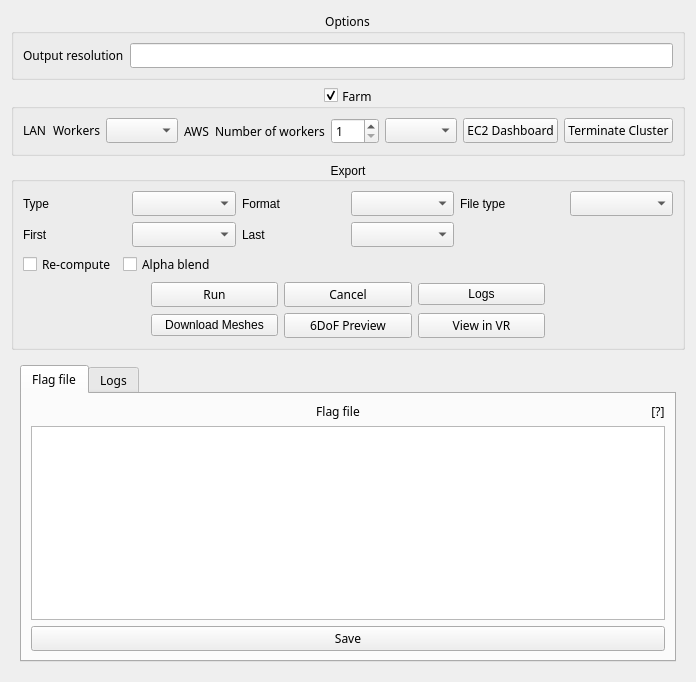
           <widget class="QWidget" name="t_export">
            <attribute name="title">
             <string>4. Export</string>
            </attribute>
            <layout class="QGridLayout" name="gridLayout_9">
             <item row="0" column="0">
              <widget class="QGroupBox" name="gb_export_options">
               <property name="font">
                <font>
                 <family>.SF NS Text</family>
                </font>
               </property>
               <property name="title">
                <string>Options</string>
               </property>
               <property name="alignment">
                <set>Qt::AlignCenter</set>
               </property>
               <layout class="QGridLayout" name="gridLayout_26">
                <item row="0" column="0">
                 <layout class="QHBoxLayout" name="horizontalLayout_8" stretch="0,0">
                  <item>
                   <widget class="QLabel" name="label_export_options_res">
                    <property name="text">
                     <string>Output resolution</string>
                    </property>
                   </widget>
                  </item>
                  <item>
                   <widget class="QLineEdit" name="val_export_options_res"/>
                  </item>
                 </layout>
                </item>
               </layout>
              </widget>
             </item>
             <item row="1" column="0">
              <widget class="QGroupBox" name="gb_export_farm">
               <property name="font">
                <font>
                 <family>.SF NS Text</family>
                </font>
               </property>
               <property name="title">
                <string>Farm</string>
               </property>
               <property name="alignment">
                <set>Qt::AlignCenter</set>
               </property>
               <property name="checkable">
                <bool>true</bool>
               </property>
               <layout class="QGridLayout" name="gridLayout_25">
                <item row="0" column="0">
                 <widget class="QWidget" name="w_export_farm_lan" native="true">
                  <layout class="QGridLayout" name="gridLayout_23">
                   <property name="leftMargin">
                    <number>0</number>
                   </property>
                   <property name="topMargin">
                    <number>0</number>
                   </property>
                   <property name="rightMargin">
                    <number>0</number>
                   </property>
                   <property name="bottomMargin">
                    <number>0</number>
                   </property>
                   <item row="0" column="0">
                    <layout class="QGridLayout" name="gridLayout_99">
                     <item row="0" column="1">
                      <layout class="QHBoxLayout" name="horizontalLayout_26">
                       <item>
                        <widget class="QLabel" name="label_export_farm_workers">
                         <property name="text">
                          <string>Workers</string>
                         </property>
                        </widget>
                       </item>
                       <item>
                        <widget class="ComboBoxCheckable" name="dd_export_farm_workers">
                         <property name="font">
                          <font>
                           <family>.SF NS Text</family>
                          </font>
                         </property>
                        </widget>
                       </item>
                      </layout>
                     </item>
                     <item row="0" column="0">
                      <widget class="QLabel" name="label_export_farm_lan">
                       <property name="text">
                        <string>LAN</string>
                       </property>
                      </widget>
                     </item>
                    </layout>
                   </item>
                  </layout>
                 </widget>
                </item>
                <item row="0" column="1">
                 <widget class="QWidget" name="w_export_farm_s3" native="true">
                  <layout class="QGridLayout" name="gridLayout_18">
                   <property name="leftMargin">
                    <number>0</number>
                   </property>
                   <property name="topMargin">
                    <number>0</number>
                   </property>
                   <property name="rightMargin">
                    <number>0</number>
                   </property>
                   <property name="bottomMargin">
                    <number>0</number>
                   </property>
                   <item row="0" column="0">
                    <layout class="QGridLayout" name="gridLayout_28">
                     <item row="0" column="0">
                      <widget class="QLabel" name="label_export_farm_aws">
                       <property name="text">
                        <string>AWS</string>
                       </property>
                      </widget>
                     </item>
                     <item row="0" column="1">
                      <layout class="QGridLayout" name="gridLayout_30">
                       <item row="0" column="0">
                        <widget class="QLabel" name="label_export_farm_num_workers">
                         <property name="text">
                          <string>Number of workers</string>
                         </property>
                        </widget>
                       </item>
                       <item row="0" column="1">
                        <widget class="QSpinBox" name="spin_export_farm_num_workers">
                         <property name="minimum">
                          <number>1</number>
                         </property>
                         <property name="maximum">
                          <number>999</number>
                         </property>
                        </widget>
                       </item>
                      </layout>
                     </item>
                     <item row="0" column="2">
                      <widget class="QComboBox" name="dd_export_farm_ec2"/>
                     </item>
                     <item row="0" column="4">
                      <widget class="QPushButton" name="btn_export_farm_terminate_cluster">
                       <property name="text">
                        <string>Terminate Cluster</string>
                       </property>
                      </widget>
                     </item>
                     <item row="0" column="3">
                      <widget class="QPushButton" name="btn_export_farm_ec2_dashboard">
                       <property name="text">
                        <string>EC2 Dashboard</string>
                       </property>
                      </widget>
                     </item>
                    </layout>
                   </item>
                  </layout>
                 </widget>
                </item>
               </layout>
              </widget>
             </item>
             <item row="2" column="0">
              <widget class="QGroupBox" name="gb_export_data">
               <property name="title">
                <string>Export</string>
               </property>
               <property name="alignment">
                <set>Qt::AlignCenter</set>
               </property>
               <property name="checkable">
                <bool>false</bool>
               </property>
               <layout class="QGridLayout" name="gridLayout_29">
                <item row="0" column="0">
                 <layout class="QGridLayout" name="gridLayout_27">
                  <item row="0" column="0">
                   <widget class="QLabel" name="label_export_data_data_color">
                    <property name="text">
                     <string>Type</string>
                    </property>
                   </widget>
                  </item>
                  <item row="0" column="1">
                   <widget class="QComboBox" name="dd_export_data_type">
                    <property name="font">
                     <font>
                      <family>.SF NS Text</family>
                     </font>
                    </property>
                   </widget>
                  </item>
                  <item row="0" column="2">
                   <widget class="QLabel" name="label_export_data_format">
                    <property name="text">
                     <string>Format</string>
                    </property>
                   </widget>
                  </item>
                  <item row="0" column="3">
                   <widget class="QComboBox" name="dd_export_data_format">
                    <property name="font">
                     <font>
                      <family>.SF NS Text</family>
                     </font>
                    </property>
                   </widget>
                  </item>
                  <item row="0" column="4">
                   <widget class="QLabel" name="label_export_data_file_type">
                    <property name="text">
                     <string>File type</string>
                    </property>
                   </widget>
                  </item>
                  <item row="0" column="5">
                   <widget class="QComboBox" name="dd_export_data_file_type">
                    <property name="font">
                     <font>
                      <family>.SF NS Text</family>
                     </font>
                    </property>
                   </widget>
                  </item>
                  <item row="1" column="0">
                   <widget class="QLabel" name="label_export_data_first">
                    <property name="text">
                     <string>First</string>
                    </property>
                   </widget>
                  </item>
                  <item row="1" column="1">
                   <widget class="ComboBoxAutocomplete" name="dd_export_data_first">
                    <property name="font">
                     <font>
                      <family>.SF NS Text</family>
                     </font>
                    </property>
                   </widget>
                  </item>
                  <item row="1" column="2">
                   <widget class="QLabel" name="label_export_data_last">
                    <property name="text">
                     <string>Last</string>
                    </property>
                   </widget>
                  </item>
                  <item row="1" column="3">
                   <widget class="ComboBoxAutocomplete" name="dd_export_data_last">
                    <property name="font">
                     <font>
                      <family>.SF NS Text</family>
                     </font>
                    </property>
                   </widget>
                  </item>
                 </layout>
                </item>
                <item row="1" column="0">
                 <layout class="QHBoxLayout" name="horizontalLayout_3">
                  <item>
                   <widget class="QCheckBox" name="cb_export_recompute">
                    <property name="font">
                     <font>
                      <family>.SF NS Text</family>
                     </font>
                    </property>
                    <property name="text">
                     <string>Re-compute</string>
                    </property>
                   </widget>
                  </item>
                  <item>
                   <widget class="QCheckBox" name="cb_export_alpha_blend">
                    <property name="font">
                     <font>
                      <family>.SF NS Text</family>
                     </font>
                    </property>
                    <property name="text">
                     <string>Alpha blend</string>
                    </property>
                   </widget>
                  </item>
                  <item>
                   <spacer name="horizontalSpacer">
                    <property name="orientation">
                     <enum>Qt::Horizontal</enum>
                    </property>
                    <property name="sizeHint" stdset="0">
                     <size>
                      <width>40</width>
                      <height>20</height>
                     </size>
                    </property>
                   </spacer>
                  </item>
                 </layout>
                </item>
                <item row="2" column="0">
                 <layout class="QGridLayout" name="gridLayout_44" columnstretch="1,1,1,1,1">
                  <item row="0" column="2">
                   <widget class="QPushButton" name="btn_export_data_cancel">
                    <property name="font">
                     <font>
                      <family>.SF NS Text</family>
                     </font>
                    </property>
                    <property name="toolTipDuration">
                     <number>5</number>
                    </property>
                    <property name="text">
                     <string>Cancel</string>
                    </property>
                   </widget>
                  </item>
                  <item row="0" column="1">
                   <widget class="QPushButton" name="btn_export_data_run">
                    <property name="font">
                     <font>
                      <family>.SF NS Text</family>
                     </font>
                    </property>
                    <property name="toolTipDuration">
                     <number>5</number>
                    </property>
                    <property name="text">
                     <string>Run</string>
                    </property>
                   </widget>
                  </item>
                  <item row="0" column="0">
                   <spacer name="horizontalSpacer_2">
                    <property name="orientation">
                     <enum>Qt::Horizontal</enum>
                    </property>
                    <property name="sizeHint" stdset="0">
                     <size>
                      <width>40</width>
                      <height>20</height>
                     </size>
                    </property>
                   </spacer>
                  </item>
                  <item row="0" column="3">
                   <widget class="QPushButton" name="btn_export_data_logs">
                    <property name="text">
                     <string>Logs</string>
                    </property>
                   </widget>
                  </item>
                  <item row="1" column="1">
                   <widget class="QPushButton" name="btn_export_data_download_meshes">
                    <property name="text">
                     <string>Download Meshes</string>
                    </property>
                   </widget>
                  </item>
                  <item row="1" column="2">
                   <widget class="QPushButton" name="btn_export_data_smr_view">
                    <property name="font">
                     <font>
                      <family>.SF NS Text</family>
                     </font>
                    </property>
                    <property name="toolTipDuration">
                     <number>5</number>
                    </property>
                    <property name="text">
                     <string>6DoF Preview</string>
                    </property>
                   </widget>
                  </item>
                  <item row="1" column="3">
                   <widget class="QPushButton" name="btn_export_data_rift_view">
                    <property name="font">
                     <font>
                      <family>.SF NS Text</family>
                     </font>
                    </property>
                    <property name="toolTipDuration">
                     <number>5</number>
                    </property>
                    <property name="text">
                     <string>View in VR</string>
                    </property>
                   </widget>
                  </item>
                  <item row="0" column="4">
                   <spacer name="horizontalSpacer_3">
                    <property name="orientation">
                     <enum>Qt::Horizontal</enum>
                    </property>
                    <property name="sizeHint" stdset="0">
                     <size>
                      <width>40</width>
                      <height>20</height>
                     </size>
                    </property>
                   </spacer>
                  </item>
                 </layout>
                </item>
               </layout>
              </widget>
             </item>
             <item row="3" column="0">
              <widget class="QWidget" name="widget" native="true">
               <property name="font">
                <font>
                 <family>.SF NS Text</family>
                </font>
               </property>
               <layout class="QGridLayout" name="gridLayout_69">
                <item row="0" column="0">
                 <layout class="QVBoxLayout" name="verticalLayout_7" stretch="4">
                  <item>
                   <widget class="QTabWidget" name="w_export_preview">
                    <property name="font">
                     <font>
                      <family>.SF NS Text</family>
                     </font>
                    </property>
                    <property name="currentIndex">
                     <number>0</number>
                    </property>
                    <widget class="QWidget" name="tab_export_flagfile">
                     <attribute name="title">
                      <string>Flag file</string>
                     </attribute>
                     <layout class="QGridLayout" name="gridLayout_41">
                      <item row="2" column="0">
                       <widget class="QPushButton" name="btn_export_flagfile_save">
                        <property name="font">
                         <font>
                          <family>.SF NS Text</family>
                         </font>
                        </property>
                        <property name="text">
                         <string>Save</string>
                        </property>
                       </widget>
                      </item>
                      <item row="1" column="0">
                       <widget class="QPlainTextEdit" name="text_export_flagfile_edit">
                        <property name="font">
                         <font>
                          <family>.SF NS Text</family>
                         </font>
                        </property>
                       </widget>
                      </item>
                      <item row="0" column="0">
                       <layout class="QHBoxLayout" name="horizontalLayout_5" stretch="1,0">
                        <item>
                         <widget class="QLabel" name="label_export_flagfile_path">
                          <property name="toolTip">
                           <string/>
                          </property>
                          <property name="text">
                           <string>Flag file</string>
                          </property>
                          <property name="alignment">
                           <set>Qt::AlignCenter</set>
                          </property>
                         </widget>
                        </item>
                        <item>
                         <widget class="QLabel" name="label_export_flagfile_tooltip">
                          <property name="font">
                           <font>
                            <family>.SF NS Text</family>
                           </font>
                          </property>
                          <property name="text">
                           <string>[?]</string>
                          </property>
                          <property name="alignment">
                           <set>Qt::AlignCenter</set>
                          </property>
                         </widget>
                        </item>
                       </layout>
                      </item>
                     </layout>
                    </widget>
                    <widget class="QWidget" name="tab_export_log">
                     <attribute name="title">
                      <string>Logs</string>
                     </attribute>
                     <layout class="QGridLayout" name="gridLayout_35">
                      <item row="0" column="0">
                       <widget class="QPlainTextEdit" name="text_export_log">
                        <property name="font">
                         <font>
                          <family>.SF NS Text</family>
                         </font>
                        </property>
                       </widget>
                      </item>
                      <item row="1" column="0">
                       <widget class="QPushButton" name="btn_export_log_clear">
                        <property name="text">
                         <string>Clear</string>
                        </property>
                       </widget>
                      </item>
                     </layout>
                    </widget>
                   </widget>
                  </item>
                 </layout>
                </item>
               </layout>
              </widget>
             </item>
            </layout>
           </widget>
